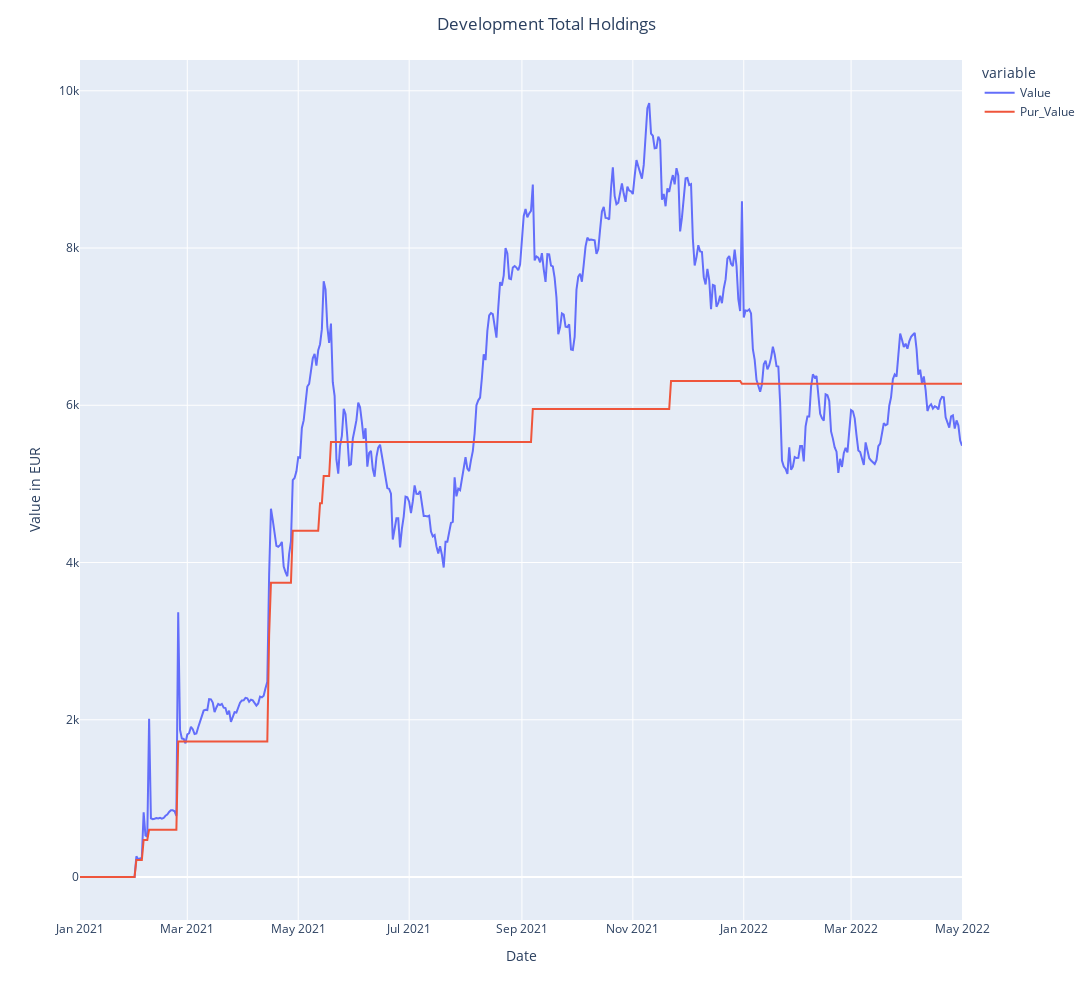

The code cell stored with this chart in its notebook:
### Code cell
#DATA VISUALIZATION
#Development total holdings
fig = px.line(total_holdings,x=total_holdings.index,y=['Value','Pur_Value'],width=2000,height=1000)
fig.update_layout(title_text='Development Total Holdings', title_x=0.5)
fig.update_yaxes(title=f'Value in {currency}')
fig.write_image(total_holdings_image_path)
fig.show()

#Development by Type
fig_2 = px.line(comb_data,x='Date',y='Value', color='Asset',width=2000,height=1000)
fig_2.update_layout(title_text='Development Holdings by Type', title_x=0.5)
fig_2.update_yaxes(title=f'Value in {currency}')
fig_2.write_image(holdings_by_type_image_path)

#Allocation of Holdings
distinct_values = comb_data['Asset'].nunique()

fig_3 = px.pie(round(comb_data.sort_values('Date', ascending=False).head(distinct_values),2), values='Value', names='Asset', width=1200, height=800, hole=.5)
fig_3.update_traces(textposition='outside',
                    texttemplate='<b>%{label} </b><br>%{value} <br>%{percent:.2%}')
fig_3.add_annotation(text=f'<b>{current_value_only} {currency}',
                    font_size=30,
                    showarrow=False)
fig_3.update_layout(title_text='Allocation of Holdings', title_x=0.5, showlegend=False)
fig_3.write_image(allocation_of_holdings_image_path)

### Figure 1 — Plotly figure (JSON) as saved in the notebook; plotly's stock layout.template omitted (floating-point values rounded to 4 significant figures; data arrays with more than 128 entries replaced by an {"elided": "..."} marker saying what was removed)
{"data": [{"hovertemplate": "variable=Value<br>Date=%{x}<br>value=%{y}<extra></extra>", "legendgroup": "Value", "line": {"color": "#636efa", "dash": "solid"}, "marker": {"symbol": "circle"}, "mode": "lines", "name": "Value", "orientation": "v", "showlegend": true, "type": "scatter", "x": {"elided": "486 str values"}, "xaxis": "x", "y": {"elided": "486 float values"}, "yaxis": "y"}, {"hovertemplate": "variable=Pur_Value<br>Date=%{x}<br>value=%{y}<extra></extra>", "legendgroup": "Pur_Value", "line": {"color": "#EF553B", "dash": "solid"}, "marker": {"symbol": "circle"}, "mode": "lines", "name": "Pur_Value", "orientation": "v", "showlegend": true, "type": "scatter", "x": {"elided": "486 str values"}, "xaxis": "x", "y": {"elided": "486 float values"}, "yaxis": "y"}], "layout": {"height": 1000, "legend": {"title": {"text": "variable"}, "tracegroupgap": 0}, "margin": {"t": 60}, "title": {"text": "Development Total Holdings", "x": 0.5}, "width": 2000, "xaxis": {"anchor": "y", "domain": [0, 1], "title": {"text": "Date"}}, "yaxis": {"anchor": "x", "domain": [0, 1], "title": {"text": "Value in EUR"}}}}
